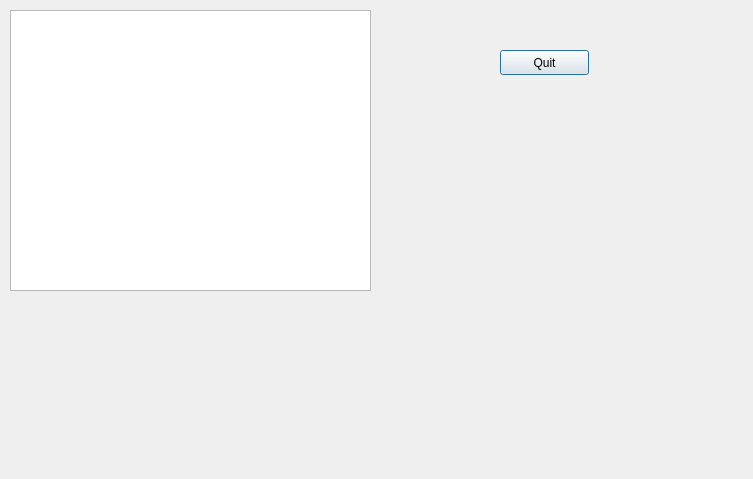
<?xml version="1.0" encoding="UTF-8"?>
<ui version="4.0">
 <class>playerVplayer</class>
 <widget class="QDialog" name="playerVplayer">
  <property name="geometry">
   <rect>
    <x>0</x>
    <y>0</y>
    <width>753</width>
    <height>479</height>
   </rect>
  </property>
  <property name="windowTitle">
   <string>Dialog</string>
  </property>
  <widget class="QPushButton" name="pushButton">
   <property name="geometry">
    <rect>
     <x>500</x>
     <y>50</y>
     <width>89</width>
     <height>25</height>
    </rect>
   </property>
   <property name="text">
    <string>Quit</string>
   </property>
  </widget>
  <widget class="QGraphicsView" name="graphicsView">
   <property name="geometry">
    <rect>
     <x>10</x>
     <y>10</y>
     <width>361</width>
     <height>281</height>
    </rect>
   </property>
  </widget>
 </widget>
 <resources/>
 <connections/>
</ui>
